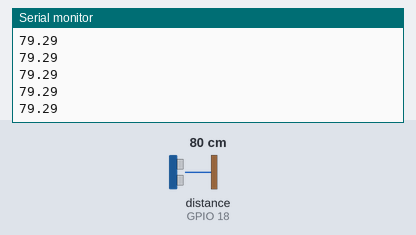
Recording of a sketch running on a simulated ESP32. Parts: the last lines printed to the serial monitor. Wiring (inferred from the names in the program): ultrasonic range finder: trigger GPIO 19; echo GPIO 18. The inputs (shaded band) are chosen by the test bench; at power-on: distance to the obstacle (sensor on GPIO 18) 80 cm. The echo pulse lasts 58.3 µs per cm.

Above: at 1.2 s.
1.3 s: distance to the obstacle (sensor on GPIO 18) set to 2 cm
At 1.37 s:
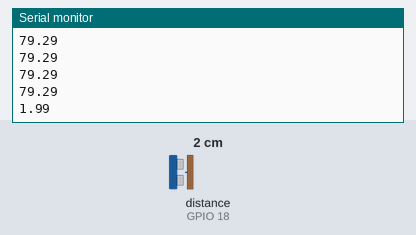
2.8 s: distance to the obstacle (sensor on GPIO 18) set to 4 cm
At 2.88 s:
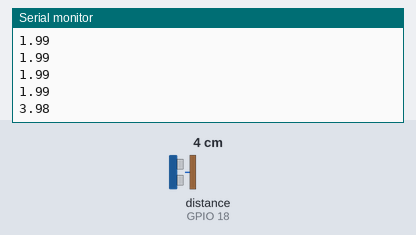
Timing chart, 0 to 5.8 s (numbered marks = the images above; inputs shaded):
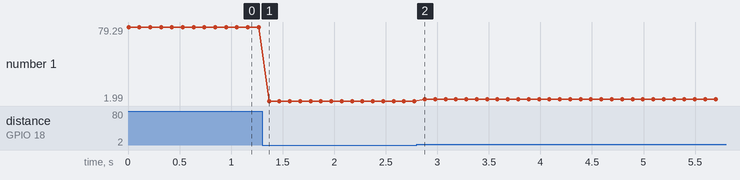

Measured:
- after the input at 1.3 s, the serial monitor: prints a new line after 0.07 s (image 1)
- after the input at 2.8 s, the serial monitor: prints a new line after 0.08 s (image 2)
- plotted number 1: 79.29 → 1.99 after the input at 1.3 s, 1.99 → 3.98 after the input at 2.8 s

The sketch:

ultrasonic.ino
```cpp
// (licence header left out)
const int trigPin = 19;
const int echoPin = 18;

//define sound speed in cm/uS
#define SOUND_SPEED 0.034
#define CM_TO_INCH 0.393701

long duration;
float distanceCm;
float distanceInch;

void setup() {
  Serial.begin(115200); // Starts the serial communication
  pinMode(trigPin, OUTPUT); // Sets the trigPin as an Output
  pinMode(echoPin, INPUT); // Sets the echoPin as an Input
  pinMode(0, OUTPUT); // Sets the trigPin as an Output
}


int ultra(){
    // Clears the trigPin
  digitalWrite(0,HIGH);
  digitalWrite(trigPin, LOW);
  delayMicroseconds(2);
  // Sets the trigPin on HIGH state for 10 micro seconds
  digitalWrite(trigPin, HIGH);
  delayMicroseconds(10);
  digitalWrite(trigPin, LOW);
    // Reads the echoPin, returns the sound wave travel time in microseconds
  duration = pulseIn(echoPin, HIGH);

  // Calculate the distance
  distanceCm = duration * SOUND_SPEED/2;
    Serial.println(distanceCm);
    return((int)distanceCm);

}
void loop() {
  // Clears the trigPin
  ultra();
  delay(100);
}
```
